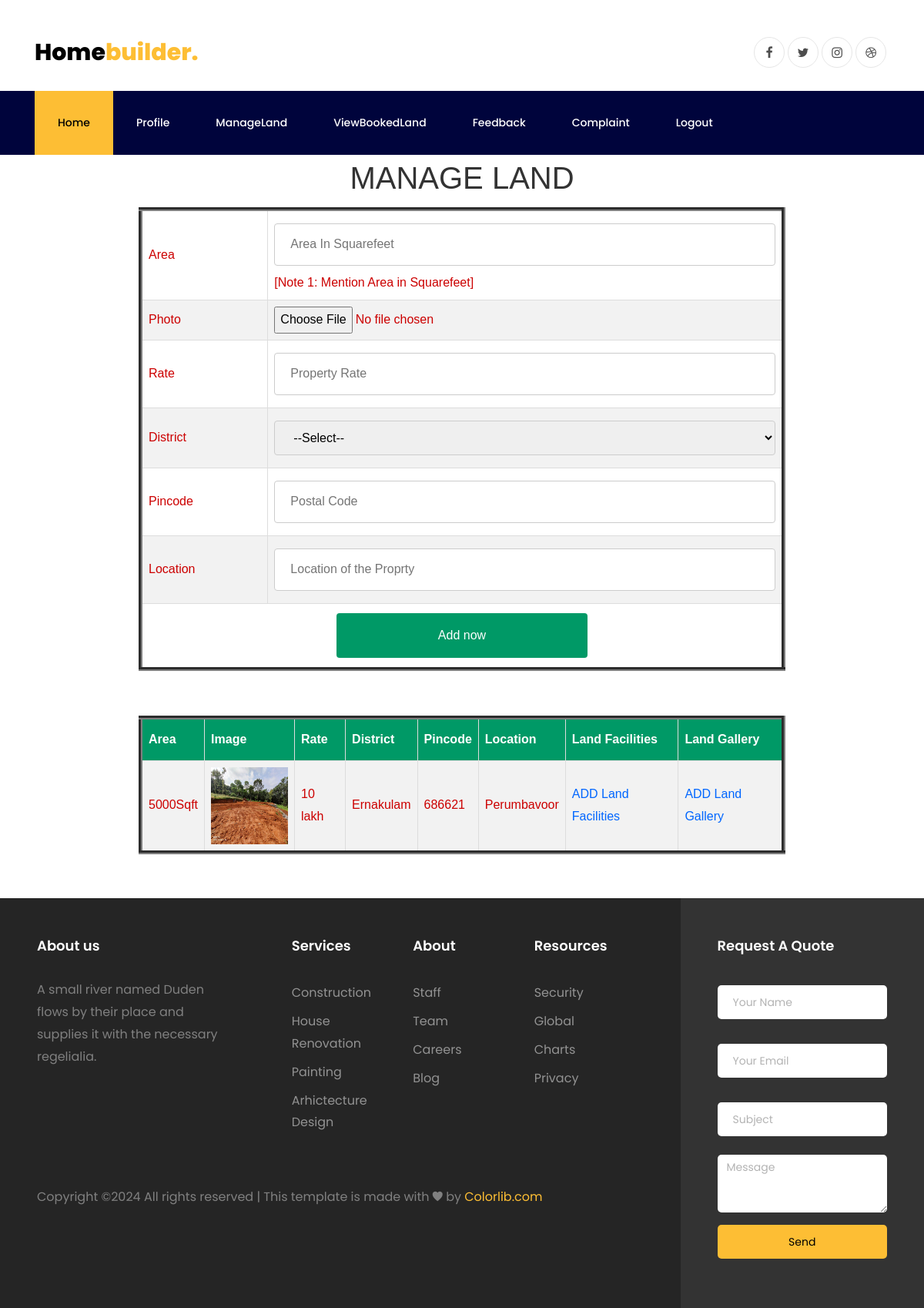
Page /Landlord/manageland/ (signed in) on the committed database.
### Landlord/models.py (models this page shows)
class ManageLands(models.Model):
    Area=models.CharField(max_length=30)
    Photo=models.FileField(upload_to="ManageLand/")
    Rate=models.CharField(max_length=10)
    district=models.ForeignKey(District,on_delete=models.SET_NULL,null=True)
    Pincode=models.CharField(max_length=20)
    Location=models.CharField(max_length=20)
    Landlord=models.ForeignKey(NewLandlord,on_delete=models.SET_NULL,null=True)

### Admin/models.py (models this page shows)
class District(models.Model):
    District_name=models.CharField(max_length=20)
    def __str__(self):
        return self.District_name

### Landlord/views.py (the view)
# urls.py: path('manageland/',views.managelandsoflord,name="manageland"),
def managelandsoflord(request):
    dist=District.objects.all()
    if "newlandlordid" in request.session:
        land=NewLandlord.objects.get(id=request.session["newlandlordid"])
        if request.method=="POST" and request.FILES:
            manage=NewLandlord.objects.get(id=request.session["newlandlordid"])
            distid=request.POST.get("District")
            distobject=District.objects.get(id=distid)
            ManageLands.objects.create(Area=request.POST.get("txt_area"),Photo=request.FILES.get('image'),Landlord=manage,
            Rate=request.POST.get("txt_rate"),Pincode=request.POST.get("txt_pincode"),Location=request.POST.get("txt_location"),
            district=distobject)
            landid=ManageLands.objects.filter(Landlord=land)
            return render(request,"Landlord/Managelands.html",{"distric":dist,"landid":landid})
        else:
            landid=ManageLands.objects.filter(Landlord=land)
            print(landid)
            return render(request,"Landlord/Managelands.html",{"distric":dist,"landid":landid})
    else:
        return redirect('Guest:Login')

### Landlord/templates/Landlord/ManageLands.html (shortened to what this page needs)
{% extends 'Landlord/Header.html' %}
{% load static %}
    {% block content %}
    <form method="POST" enctype="multipart/form-data">
        <div id="tab">
            <h1 align="center">MANAGE LAND</h1>
            <table border="5" align="center" cellpadding="100" table style="width:70%">
                <tr>
                    <td>Area</td>
                    <td><input type="text" name="txt_area" placeholder="Area In Squarefeet" required><br><span
                        class="note">[Note 1: Mention Area in Squarefeet]</span>
                    <br></td>
                </tr>
                <tr>
                    <td>Photo</td>
                    <td>
                        <input type="file" id="img" name="image" placeholder="Land Image" required>
                    </td>
                </tr>
                <tr>
                    <td>Rate</td>
                    <td><input type="text" name="txt_rate" placeholder="Property Rate" required></td>
                </tr>
                <tr>
                    <td>District</td>
                    <td><select name="District" type="text" id="district">
                            <option>--Select--</option>
                        </select></td>
                </tr>
                <tr>
                    <td>Pincode</td>
                    <td><input type="text" name="txt_pincode" placeholder="Postal Code" required></td>
                </tr>
                <tr>
                    <td>Location</td>
                    <td><input type="text" name="txt_location" placeholder="Location of the Proprty" required></td>
                </tr>
                <tr>
                    <td colspan="2" align="center"><input type="submit" name="btn_submit" value="Add now"></td>
                </tr>
            </table>
        </div>
    </form>
    <div id="tab">
        <br>
        <br>
        <table border="5" align="center" cellpadding="100" table style="width:70%">
            <tr>
                <th>Area</th>
                <th>Image</th>
                <th>Rate</th>
                <th>District</th>
                <th>Pincode </th>
                <th>Location</th>
                <th>Land Facilities</th>
                <th>Land Gallery</th>
            </tr>
            {% for x in landid %}
            <tr>
                <td>{{x.Area}}</td>
                <td><img src="{{x.Photo.url}}" alt="" height="100" width="100"></td>
                <td>{{x.Rate}}</td>
                <td>{{x.district}}</td>
                <td>{{x.Pincode}}</td>
                <td>{{x.Location}}</td>
                <td><a href="{% url 'Landlord:landfacililities' x.id %}">ADD Land Facilities</a></td>
                <td><a href="{% url 'Landlord:landgalry' x.id %}">ADD Land Gallery</a></td>
            </tr>
            {% endfor %}
        </table>
    </div>
</body>
{% endblock %}

### Guest/static/form/form.css (style rules this page uses)
#tab { font-family: "Trebuchet MS", Arial, Helvetica, sans-serif; border-collapse: collapse; width: 100%; }
#tab td, #tab th { border: 1px solid #ddd; padding: 8px; color: #C00; }
#tab a { color:#06F; }
#tab tr:nth-child(even) { background-color: #f2f2f2; }
#tab th { padding-top: 12px; padding-bottom: 12px; text-align: left; background-color: #096; color: white; }
input[type=text],[type=password],[type=email],[type=date], select { width: 100%; padding: 12px 20px; margin: 8px 0; display: inline-block; border: 1px solid #ccc; border-radius: 4px; box-sizing: border-box; }
input[type=submit] { width: 40%; background-color: #096; color: white; padding: 15px; margin: 4px 0; border: none; border-radius: 4px; cursor: pointer; }

### rows in the picture
ManageLands: Area "5000Sqft", Photo (picture), Rate "10 lakh", district "Ernakulam", Pincode "686621", Location "Perumbavoor"
